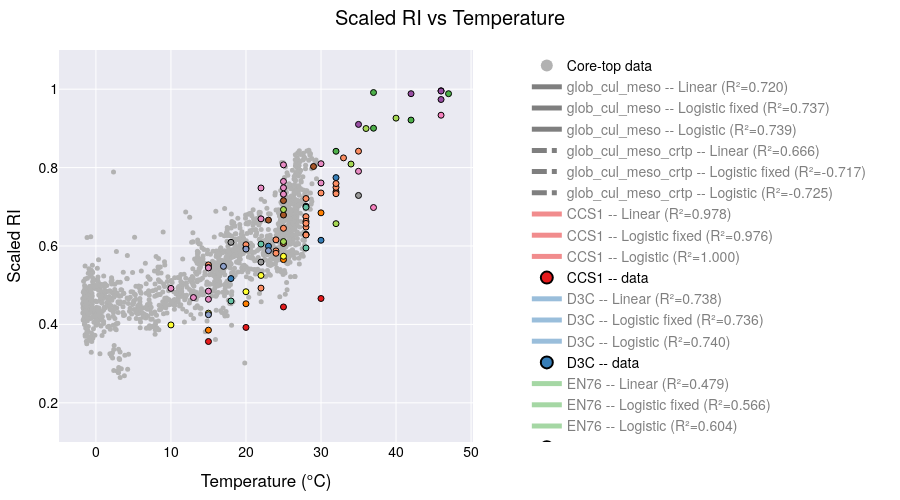

Notebook code cell kept with this figure:
### Code cell
# ─── prepare sample points ────────────────────────────────────────────────────
xx = np.linspace(-4, 50, 200)

# ─── filter & group your data ──────────────────────────────────────────────────
plot_data = culture_meso_df[culture_meso_df['Temperature'] < 50]
min_count = 2
groups = [g for g, df in plot_data.groupby('Strains_edited') if len(df) >= min_count]

# ─── build the figure with one trace per strain per model ─────────────────────
fig = go.Figure()

fig.add_trace(go.Scatter(
    x=coretop_df['t_sf2tc_avg'],
    y=coretop_df['scaledRI_median'],
    mode='markers',
    marker=dict(color='rgba(178,178,178,1.000)', size=5),
    name='Core-top data',
    showlegend=True   # you can allow toggling it via legend if you like
))
core_idx = 0  # index of this core-top trace

# ─── add global fits ────────────────────────────────────────────────
X_all = plot_data['Temperature'].values.reshape(-1,1)
y_all = plot_data['scaledRI'].values

# -- Linear fit --
ols_all = LinearRegression().fit(X_all, y_all)
y_lin_all = ols_all.predict(xx.reshape(-1,1))


# -- Logistic fixed upper --
p0f = [25, 0.1, 0.1]
bf = (0, [50,1,1])
popt_f_all, _ = curve_fit(logistic_fixed_upper, plot_data['Temperature'], plot_data['scaledRI'], p0=p0f, bounds=bf)
y_logif_all = logistic_fixed_upper(xx, *popt_f_all)
r2_logif_all = 1 - np.var(plot_data['scaledRI'] - logistic_fixed_upper(plot_data['Temperature'], *popt_f_all)) / np.var(plot_data['scaledRI'])

# -- Full logistic --
p0_all = [25,0.1,0.1,0.1]
bnd_all = (0, [50,1,1,1])
popt_all, _ = curve_fit(logistic, plot_data['Temperature'], plot_data['scaledRI'], p0=p0_all, bounds=bnd_all)
y_logi_all = logistic(xx, *popt_all)
r2_logi_all = 1 - np.var(plot_data['scaledRI'] - logistic(plot_data['Temperature'], *popt_all)) / np.var(plot_data['scaledRI'])

## add global fits to figure
for model, y, r2 in [
    ("Linear", y_lin_all, ols_all.score(X_all, y_all)),
    ("Logistic fixed", y_logif_all, r2_logif_all),
    ("Logistic", y_logi_all, r2_logi_all)
]:
    fig.add_trace(go.Scatter(
        x=xx, y=y,
        mode='lines',
        name=f"glob_cul_meso -- {model} (R²={r2:.3f})",
        visible=True
    ))

### add X_all and y_all with coretop data and fit the glob_cul_meso_crtp
X_all_full = np.concatenate((coretop_df['t_sf2tc_avg'].values.reshape(-1,1), plot_data['Temperature'].values.reshape(-1,1)))
y_all_full = np.concatenate((coretop_df['scaledRI_median'].values, plot_data['scaledRI'].values))

# -- Linear fit --
ols_all_full = LinearRegression().fit(X_all_full, y_all_full)
y_lin_all_full = ols_all_full.predict(xx.reshape(-1,1))
# -- Logistic fixed upper --
p0f_full = [25, 0.1, 0.1]
bf_full = (0, [50,1,1])
popt_f_all_full, _ = curve_fit(logistic_fixed_upper, np.squeeze(X_all_full), y_all_full, p0=p0f_full, bounds=bf_full)
y_logif_all_full = logistic_fixed_upper(xx, *popt_f_all_full)
r2_logif_all_full = 1 - np.var(y_all_full - logistic_fixed_upper(X_all_full, *popt_f_all_full)) / np.var(y_all_full)
# -- Full logistic --
p0_all_full = [25,0.1,0.1,0.1]
bnd_all_full = (0, [50,1,1,1])
popt_all_full, _ = curve_fit(logistic, np.squeeze(X_all_full), y_all_full, p0=p0_all_full, bounds=bnd_all_full)
y_logi_all_full = logistic(xx, *popt_all_full)
r2_logi_all_full = 1 - np.var(y_all_full - logistic(X_all_full, *popt_all_full)) / np.var(y_all_full)
## add global fits to figure
for model, y, r2 in [
    ("Linear", y_lin_all_full, ols_all_full.score(X_all_full, y_all_full)),
    ("Logistic fixed", y_logif_all_full, r2_logif_all_full),
    ("Logistic", y_logi_all_full, r2_logi_all_full)
]:
    fig.add_trace(go.Scatter(
        x=xx, y=y,
        mode='lines',
        name=f"glob_cul_meso_crtp -- {model} (R²={r2:.3f})",
        visible=True
    ))
    
# ─── add all your strain traces ───────────────────────────
for strain in groups:
    df = plot_data[plot_data['Strains_edited'] == strain]
    X = df['Temperature'].values.reshape(-1,1)
    y = df['scaledRI'].values
    
    # -- Linear fit --
    ols = LinearRegression().fit(X, y)
    y_lin = ols.predict(xx.reshape(-1,1))
    fig.add_trace(go.Scatter(
        x=xx, y=y_lin, 
        mode='lines',
        name=f"{strain} -- Linear (R²={ols.score(X,y):.3f})",
        visible=(strain == groups[0])  # only first strain visible initially
    ))
    
    # -- Logistic fixed upper --
    p0f = [25, 0.1, 0.1]
    bf = (0, [50,1,1])
    popt_f, _ = curve_fit(logistic_fixed_upper, df['Temperature'], df['scaledRI'], p0=p0f, bounds=bf)
    y_logf = logistic_fixed_upper(xx, *popt_f)
    r2_f = 1 - np.var(df['scaledRI'] - logistic_fixed_upper(df['Temperature'], *popt_f)) / np.var(df['scaledRI'])
    fig.add_trace(go.Scatter(
        x=xx, y=y_logf,
        mode='lines',
        name=f"{strain} -- Logistic fixed (R²={r2_f:.3f})",
        visible=False
    ))
    
    # -- Full logistic --
    p0 = [25,0.1,0.1,0.1]
    bnd = (0, [50,1,1,1])
    popt, _ = curve_fit(logistic, df['Temperature'], df['scaledRI'], p0=p0, bounds=bnd)
    y_log = logistic(xx, *popt)
    r2 = 1 - np.var(df['scaledRI'] - logistic(df['Temperature'], *popt)) / np.var(df['scaledRI'])
    fig.add_trace(go.Scatter(
        x=xx, y=y_log,
        mode='lines',
        name=f"{strain} -- Logistic (R²={r2:.3f})",
        visible=False
    ))
    
    # -- Always-on scatter of raw data --
    fig.add_trace(go.Scatter(
        x=df['Temperature'], y=df['scaledRI'],
        mode='markers',
        marker=dict(size=6, line=dict(width=1, color='black')),
        name=f"{strain} -- data",
        visible=True
    ))
# build a mapping strain → color
palette1 = px.colors.qualitative.Set1
palette2 = px.colors.qualitative.Set2

# make one long list
all_colors = palette1 + palette2

# then map strains in order
strain_colors = {
    strain: all_colors[i % len(all_colors)]
    for i, strain in enumerate(groups)
}

# now loop through all traces
for trace in fig.data:
    # The “cultures + mesocosm only” global fit
    if trace.name.startswith("glob_cul_meso --"):
        trace.update(line=dict(
            color="black",   # pick any CSS name or hex code
            dash="solid",        # “solid”, “dash”, “dot”, “dashdot”, etc
            width=4              # thicker line
        ))

    # The “cultures + mesocosm + coretop” global fit
    elif trace.name.startswith("glob_cul_meso_crtp --"):
        trace.update(line=dict(
            color="black",
            dash="dashdot",
            width=3
        ))
        
    # skip the core-top (and any other truly global or background traces)
    elif trace.name == "Core-top data":
        continue

    # split off the strain name (everything before the “ – ”)
    strain = trace.name.split(" -- ")[0]

    # pick a color: if it’s one of our strains, use its palette color;
    # otherwise (e.g. “Global”) fall back to black or whatever you like
    col = strain_colors.get(strain, "black")

    # apply to both marker & line
    trace.update(
        marker=dict(color=col),
        line=dict(color=col)
    )



# Hide all line traces (fits) by default, leave markers visible
for trace in fig.data:
    if "lines" in trace.mode:
        trace.visible = "legendonly"
    else:
        trace.visible = True

# # Make “raw data” the initial visibility state:
# for tr in fig.data:
#     if tr.name == "Core-top data" or tr.name.endswith("-- data"):
#         tr.visible = True
#     else:
#         tr.visible = False
        


# reposition the model‐dropdown as a vertical nav bar on the left
fig.update_layout(

    autosize=False,     # turn off responsive “fill the container”
    width=900,          # fixed pixel width
    height=500,         # fixed pixel height
    margin=dict(l=40, r=40, t=50, b=40),

    title="Scaled RI vs Temperature",
    xaxis_title="Temperature (°C)",
    yaxis_title="Scaled RI",
    
    yaxis=dict(
        range=[0.1, 1.1],
        autorange=False    # turn off auto‐scaling
    ),

    # put the legend also on the left, so users can click each strain on/off
    legend=dict(
        traceorder="normal",
        orientation="v",
        x=1.13,      # just inside the left margin
        y=0.5,
        xanchor="left",
        yanchor="middle",
        itemsizing="constant"
    ),
    template='seaborn',
    font=dict(
        family="TeX Gyre Heros",
        size=14,
        color="black"
    ),
    
)

# lock X/Y so the units match (remove if you don’t want a 1:1 scale)
fig.update_xaxes(constrain='domain')            # keep the X‐axis from expanding

# set a default
# fig.update_layout(template="plotly_white")

fig.show()

# in your Python script / notebook:
fig.write_html(
  os.path.join(local_github_path, 'html_figures', 'scaledRI_vs_Temperature.html'),
  include_plotlyjs="cdn",   # pull Plotly.js from the CDN
  full_html=False           # only the <div>+<script>—no <html>/<body> wrapper
)

### Figure 1 — Plotly figure (JSON) as saved in the notebook; plotly's stock layout.template omitted (floating-point values rounded to 4 significant figures; data arrays with more than 128 entries replaced by an {"elided": "..."} marker saying what was removed)
{"data": [{"marker": {"color": "rgba(178,178,178,1.000)", "size": 5}, "mode": "markers", "name": "Core-top data", "showlegend": true, "type": "scatter", "visible": true, "x": {"elided": "1465 float values"}, "y": {"elided": "1465 float values"}}, {"line": {"color": "black", "dash": "solid", "width": 4}, "marker": {"color": "black"}, "mode": "lines", "name": "glob_cul_meso -- Linear (R²=0.720)", "type": "scatter", "visible": "legendonly", "x": {"elided": "200 float values"}, "y": {"elided": "200 float values"}}, {"line": {"color": "black", "dash": "solid", "width": 4}, "marker": {"color": "black"}, "mode": "lines", "name": "glob_cul_meso -- Logistic fixed (R²=0.737)", "type": "scatter", "visible": "legendonly", "x": {"elided": "200 float values"}, "y": {"elided": "200 float values"}}, {"line": {"color": "black", "dash": "solid", "width": 4}, "marker": {"color": "black"}, "mode": "lines", "name": "glob_cul_meso -- Logistic (R²=0.739)", "type": "scatter", "visible": "legendonly", "x": {"elided": "200 float values"}, "y": {"elided": "200 float values"}}, {"line": {"color": "black", "dash": "dashdot", "width": 3}, "marker": {"color": "black"}, "mode": "lines", "name": "glob_cul_meso_crtp -- Linear (R²=0.666)", "type": "scatter", "visible": "legendonly", "x": {"elided": "200 float values"}, "y": {"elided": "200 float values"}}, {"line": {"color": "black", "dash": "dashdot", "width": 3}, "marker": {"color": "black"}, "mode": "lines", "name": "glob_cul_meso_crtp -- Logistic fixed (R²=-0.717)", "type": "scatter", "visible": "legendonly", "x": {"elided": "200 float values"}, "y": {"elided": "200 float values"}}, {"line": {"color": "black", "dash": "dashdot", "width": 3}, "marker": {"color": "black"}, "mode": "lines", "name": "glob_cul_meso_crtp -- Logistic (R²=-0.725)", "type": "scatter", "visible": "legendonly", "x": {"elided": "200 float values"}, "y": {"elided": "200 float values"}}, {"line": {"color": "rgb(228,26,28)"}, "marker": {"color": "rgb(228,26,28)"}, "mode": "lines", "name": "CCS1 -- Linear (R²=0.978)", "type": "scatter", "visible": "legendonly", "x": {"elided": "200 float values"}, "y": {"elided": "200 float values"}}, {"line": {"color": "rgb(228,26,28)"}, "marker": {"color": "rgb(228,26,28)"}, "mode": "lines", "name": "CCS1 -- Logistic fixed (R²=0.976)", "type": "scatter", "visible": "legendonly", "x": {"elided": "200 float values"}, "y": {"elided": "200 float values"}}, {"line": {"color": "rgb(228,26,28)"}, "marker": {"color": "rgb(228,26,28)"}, "mode": "lines", "name": "CCS1 -- Logistic (R²=1.000)", "type": "scatter", "visible": "legendonly", "x": {"elided": "200 float values"}, "y": {"elided": "200 float values"}}, {"line": {"color": "rgb(228,26,28)"}, "marker": {"color": "rgb(228,26,28)", "line": {"color": "black", "width": 1}, "size": 6}, "mode": "markers", "name": "CCS1 -- data", "type": "scatter", "visible": true, "x": [15, 20, 25, 30], "y": [0.3564, 0.3923, 0.4445, 0.4661]}, {"line": {"color": "rgb(55,126,184)"}, "marker": {"color": "rgb(55,126,184)"}, "mode": "lines", "name": "D3C -- Linear (R²=0.738)", "type": "scatter", "visible": "legendonly", "x": {"elided": "200 float values"}, "y": {"elided": "200 float values"}}, {"line": {"color": "rgb(55,126,184)"}, "marker": {"color": "rgb(55,126,184)"}, "mode": "lines", "name": "D3C -- Logistic fixed (R²=0.736)", "type": "scatter", "visible": "legendonly", "x": {"elided": "200 float values"}, "y": {"elided": "200 float values"}}, {"line": {"color": "rgb(55,126,184)"}, "marker": {"color": "rgb(55,126,184)"}, "mode": "lines", "name": "D3C -- Logistic (R²=0.740)", "type": "scatter", "visible": "legendonly", "x": {"elided": "200 float values"}, "y": {"elided": "200 float values"}}, {"line": {"color": "rgb(55,126,184)"}, "marker": {"color": "rgb(55,126,184)", "line": {"color": "black", "width": 1}, "size": 6}, "mode": "markers", "name": "D3C -- data", "type": "scatter", "visible": true, "x": [30, 18, 23, 28, 32], "y": [0.6146, 0.517, 0.5995, 0.7015, 0.7745]}, {"line": {"color": "rgb(77,175,74)"}, "marker": {"color": "rgb(77,175,74)"}, "mode": "lines", "name": "EN76 -- Linear (R²=0.479)", "type": "scatter", "visible": "legendonly", "x": {"elided": "200 float values"}, "y": {"elided": "200 float values"}}, {"line": {"color": "rgb(77,175,74)"}, "marker": {"color": "rgb(77,175,74)"}, "mode": "lines", "name": "EN76 -- Logistic fixed (R²=0.566)", "type": "scatter", "visible": "legendonly", "x": {"elided": "200 float values"}, "y": {"elided": "200 float values"}}, {"line": {"color": "rgb(77,175,74)"}, "marker": {"color": "rgb(77,175,74)"}, "mode": "lines", "name": "EN76 -- Logistic (R²=0.604)", "type": "scatter", "visible": "legendonly", "x": {"elided": "200 float values"}, "y": {"elided": "200 float values"}}, {"line": {"color": "rgb(77,175,74)"}, "marker": {"color": "rgb(77,175,74)", "line": {"color": "black", "width": 1}, "size": 6}, "mode": "markers", "name": "EN76 -- data", "type": "scatter", "visible": true, "x": [37, 32, 37, 42, 47], "y": [0.9915, 0.8416, 0.9005, 0.9212, 0.9886]}, {"line": {"color": "rgb(152,78,163)"}, "marker": {"color": "rgb(152,78,163)"}, "mode": "lines", "name": "Ga9.2 -- Linear (R²=0.814)", "type": "scatter", "visible": "legendonly", "x": {"elided": "200 float values"}, "y": {"elided": "200 float values"}}, {"line": {"color": "rgb(152,78,163)"}, "marker": {"color": "rgb(152,78,163)"}, "mode": "lines", "name": "Ga9.2 -- Logistic fixed (R²=0.919)", "type": "scatter", "visible": "legendonly", "x": {"elided": "200 float values"}, "y": {"elided": "200 float values"}}, {"line": {"color": "rgb(152,78,163)"}, "marker": {"color": "rgb(152,78,163)"}, "mode": "lines", "name": "Ga9.2 -- Logistic (R²=0.938)", "type": "scatter", "visible": "legendonly", "x": {"elided": "200 float values"}, "y": {"elided": "200 float values"}}, {"line": {"color": "rgb(152,78,163)"}, "marker": {"color": "rgb(152,78,163)", "line": {"color": "black", "width": 1}, "size": 6}, "mode": "markers", "name": "Ga9.2 -- data", "type": "scatter", "visible": true, "x": [35, 46, 46, 42, 46], "y": [0.9102, 0.9737, 0.996, 0.9885, 0.9952]}, {"line": {"color": "rgb(255,127,0)"}, "marker": {"color": "rgb(255,127,0)"}, "mode": "lines", "name": "HCA1 -- Linear (R²=0.986)", "type": "scatter", "visible": "legendonly", "x": {"elided": "200 float values"}, "y": {"elided": "200 float values"}}, {"line": {"color": "rgb(255,127,0)"}, "marker": {"color": "rgb(255,127,0)"}, "mode": "lines", "name": "HCA1 -- Logistic fixed (R²=0.999)", "type": "scatter", "visible": "legendonly", "x": {"elided": "200 float values"}, "y": {"elided": "200 float values"}}, {"line": {"color": "rgb(255,127,0)"}, "marker": {"color": "rgb(255,127,0)"}, "mode": "lines", "name": "HCA1 -- Logistic (R²=1.000)", "type": "scatter", "visible": "legendonly", "x": {"elided": "200 float values"}, "y": {"elided": "200 float values"}}, {"line": {"color": "rgb(255,127,0)"}, "marker": {"color": "rgb(255,127,0)", "line": {"color": "black", "width": 1}, "size": 6}, "mode": "markers", "name": "HCA1 -- data", "type": "scatter", "visible": true, "x": [15, 20, 25, 30], "y": [0.3853, 0.4526, 0.5653, 0.6846]}, {"line": {"color": "rgb(255,255,51)"}, "marker": {"color": "rgb(255,255,51)"}, "mode": "lines", "name": "HCE1 -- Linear (R²=0.954)", "type": "scatter", "visible": "legendonly", "x": {"elided": "200 float values"}, "y": {"elided": "200 float values"}}, {"line": {"color": "rgb(255,255,51)"}, "marker": {"color": "rgb(255,255,51)"}, "mode": "lines", "name": "HCE1 -- Logistic fixed (R²=0.997)", "type": "scatter", "visible": "legendonly", "x": {"elided": "200 float values"}, "y": {"elided": "200 float values"}}, {"line": {"color": "rgb(255,255,51)"}, "marker": {"color": "rgb(255,255,51)"}, "mode": "lines", "name": "HCE1 -- Logistic (R²=0.998)", "type": "scatter", "visible": "legendonly", "x": {"elided": "200 float values"}, "y": {"elided": "200 float values"}}, {"line": {"color": "rgb(255,255,51)"}, "marker": {"color": "rgb(255,255,51)", "line": {"color": "black", "width": 1}, "size": 6}, "mode": "markers", "name": "HCE1 -- data", "type": "scatter", "visible": true, "x": [10, 15, 20, 22, 25], "y": [0.3986, 0.4287, 0.4833, 0.5249, 0.5738]}, {"line": {"color": "rgb(166,86,40)"}, "marker": {"color": "rgb(166,86,40)"}, "mode": "lines", "name": "MY1T -- Linear (R²=0.595)", "type": "scatter", "visible": "legendonly", "x": {"elided": "200 float values"}, "y": {"elided": "200 float values"}}, {"line": {"color": "rgb(166,86,40)"}, "marker": {"color": "rgb(166,86,40)"}, "mode": "lines", "name": "MY1T -- Logistic fixed (R²=0.608)", "type": "scatter", "visible": "legendonly", "x": {"elided": "200 float values"}, "y": {"elided": "200 float values"}}, {"line": {"color": "rgb(166,86,40)"}, "marker": {"color": "rgb(166,86,40)"}, "mode": "lines", "name": "MY1T -- Logistic (R²=0.671)", "type": "scatter", "visible": "legendonly", "x": {"elided": "200 float values"}, "y": {"elided": "200 float values"}}, {"line": {"color": "rgb(166,86,40)"}, "marker": {"color": "rgb(166,86,40)", "line": {"color": "black", "width": 1}, "size": 6}, "mode": "markers", "name": "MY1T -- data", "type": "scatter", "visible": true, "x": [25, 25, 20, 23, 25, 29, 32], "y": [0.6068, 0.6791, 0.5948, 0.6661, 0.7158, 0.8028, 0.7381]}, {"line": {"color": "rgb(247,129,191)"}, "marker": {"color": "rgb(247,129,191)"}, "mode": "lines", "name": "N4 -- Linear (R²=1.000)", "type": "scatter", "visible": "legendonly", "x": {"elided": "200 float values"}, "y": {"elided": "200 float values"}}, {"line": {"color": "rgb(247,129,191)"}, "marker": {"color": "rgb(247,129,191)"}, "mode": "lines", "name": "N4 -- Logistic fixed (R²=1.000)", "type": "scatter", "visible": "legendonly", "x": {"elided": "200 float values"}, "y": {"elided": "200 float values"}}, {"line": {"color": "rgb(247,129,191)"}, "marker": {"color": "rgb(247,129,191)"}, "mode": "lines", "name": "N4 -- Logistic (R²=1.000)", "type": "scatter", "visible": "legendonly", "x": {"elided": "200 float values"}, "y": {"elided": "200 float values"}}, {"line": {"color": "rgb(247,129,191)"}, "marker": {"color": "rgb(247,129,191)", "line": {"color": "black", "width": 1}, "size": 6}, "mode": "markers", "name": "N4 -- data", "type": "scatter", "visible": true, "x": [37, 46], "y": [0.6981, 0.9337]}, {"line": {"color": "rgb(153,153,153)"}, "marker": {"color": "rgb(153,153,153)"}, "mode": "lines", "name": "NAOA2 -- Linear (R²=0.692)", "type": "scatter", "visible": "legendonly", "x": {"elided": "200 float values"}, "y": {"elided": "200 float values"}}, {"line": {"color": "rgb(153,153,153)"}, "marker": {"color": "rgb(153,153,153)"}, "mode": "lines", "name": "NAOA2 -- Logistic fixed (R²=0.884)", "type": "scatter", "visible": "legendonly", "x": {"elided": "200 float values"}, "y": {"elided": "200 float values"}}, {"line": {"color": "rgb(153,153,153)"}, "marker": {"color": "rgb(153,153,153)"}, "mode": "lines", "name": "NAOA2 -- Logistic (R²=0.916)", "type": "scatter", "visible": "legendonly", "x": {"elided": "200 float values"}, "y": {"elided": "200 float values"}}, {"line": {"color": "rgb(153,153,153)"}, "marker": {"color": "rgb(153,153,153)", "line": {"color": "black", "width": 1}, "size": 6}, "mode": "markers", "name": "NAOA2 -- data", "type": "scatter", "visible": true, "x": [18, 22, 28, 35, 28], "y": [0.6094, 0.5589, 0.6294, 0.7289, 0.6288]}, {"line": {"color": "rgb(102,194,165)"}, "marker": {"color": "rgb(102,194,165)"}, "mode": "lines", "name": "NAOA6 -- Linear (R²=0.696)", "type": "scatter", "visible": "legendonly", "x": {"elided": "200 float values"}, "y": {"elided": "200 float values"}}, {"line": {"color": "rgb(102,194,165)"}, "marker": {"color": "rgb(102,194,165)"}, "mode": "lines", "name": "NAOA6 -- Logistic fixed (R²=0.703)", "type": "scatter", "visible": "legendonly", "x": {"elided": "200 float values"}, "y": {"elided": "200 float values"}}, {"line": {"color": "rgb(102,194,165)"}, "marker": {"color": "rgb(102,194,165)"}, "mode": "lines", "name": "NAOA6 -- Logistic (R²=0.814)", "type": "scatter", "visible": "legendonly", "x": {"elided": "200 float values"}, "y": {"elided": "200 float values"}}, {"line": {"color": "rgb(102,194,165)"}, "marker": {"color": "rgb(102,194,165)", "line": {"color": "black", "width": 1}, "size": 6}, "mode": "markers", "name": "NAOA6 -- data", "type": "scatter", "visible": true, "x": [18, 22, 28, 28], "y": [0.4598, 0.6049, 0.6988, 0.595]}, {"line": {"color": "rgb(252,141,98)"}, "marker": {"color": "rgb(252,141,98)"}, "mode": "lines", "name": "SCM1 -- Linear (R²=0.779)", "type": "scatter", "visible": "legendonly", "x": {"elided": "200 float values"}, "y": {"elided": "200 float values"}}, {"line": {"color": "rgb(252,141,98)"}, "marker": {"color": "rgb(252,141,98)"}, "mode": "lines", "name": "SCM1 -- Logistic fixed (R²=0.879)", "type": "scatter", "visible": "legendonly", "x": {"elided": "200 float values"}, "y": {"elided": "200 float values"}}, {"line": {"color": "rgb(252,141,98)"}, "marker": {"color": "rgb(252,141,98)"}, "mode": "lines", "name": "SCM1 -- Logistic (R²=0.879)", "type": "scatter", "visible": "legendonly", "x": {"elided": "200 float values"}, "y": {"elided": "200 float values"}}, {"line": {"color": "rgb(252,141,98)"}, "marker": {"color": "rgb(252,141,98)", "line": {"color": "black", "width": 1}, "size": 6}, "mode": "markers", "name": "SCM1 -- data", "type": "scatter", "visible": true, "x": [22, 25, 28, 28, 15, 20, 25, 30, 33, 35, 28, 24, 24, 24, 28, 28, 28, 32, 32, 32], "y": [0.4926, 0.6071, 0.6279, 0.6484, 0.5518, 0.6032, 0.6452, 0.7353, 0.8248, 0.8418, 0.721, 0.5875, 0.6157, 0.5815, 0.6749, 0.6629, 0.6577, 0.7496, 0.7593, 0.7333]}, {"line": {"color": "rgb(141,160,203)"}, "marker": {"color": "rgb(141,160,203)"}, "mode": "lines", "name": "SPOT1 -- Linear (R²=0.700)", "type": "scatter", "visible": "legendonly", "x": {"elided": "200 float values"}, "y": {"elided": "200 float values"}}, {"line": {"color": "rgb(141,160,203)"}, "marker": {"color": "rgb(141,160,203)"}, "mode": "lines", "name": "SPOT1 -- Logistic fixed (R²=0.706)", "type": "scatter", "visible": "legendonly", "x": {"elided": "200 float values"}, "y": {"elided": "200 float values"}}, {"line": {"color": "rgb(141,160,203)"}, "marker": {"color": "rgb(141,160,203)"}, "mode": "lines", "name": "SPOT1 -- Logistic (R²=0.999)", "type": "scatter", "visible": "legendonly", "x": {"elided": "200 float values"}, "y": {"elided": "200 float values"}}, {"line": {"color": "rgb(141,160,203)"}, "marker": {"color": "rgb(141,160,203)", "line": {"color": "black", "width": 1}, "size": 6}, "mode": "markers", "name": "SPOT1 -- data", "type": "scatter", "visible": true, "x": [15, 17, 20, 23], "y": [0.4247, 0.5481, 0.5921, 0.588]}, {"line": {"color": "rgb(231,138,195)"}, "marker": {"color": "rgb(231,138,195)"}, "mode": "lines", "name": "mesocosm - North Sea -- Linear (R²=0.837)", "type": "scatter", "visible": "legendonly", "x": {"elided": "200 float values"}, "y": {"elided": "200 float values"}}, {"line": {"color": "rgb(231,138,195)"}, "marker": {"color": "rgb(231,138,195)"}, "mode": "lines", "name": "mesocosm - North Sea -- Logistic fixed (R²=0.878)", "type": "scatter", "visible": "legendonly", "x": {"elided": "200 float values"}, "y": {"elided": "200 float values"}}, {"line": {"color": "rgb(231,138,195)"}, "marker": {"color": "rgb(231,138,195)"}, "mode": "lines", "name": "mesocosm - North Sea -- Logistic (R²=0.950)", "type": "scatter", "visible": "legendonly", "x": {"elided": "200 float values"}, "y": {"elided": "200 float values"}}, {"line": {"color": "rgb(231,138,195)"}, "marker": {"color": "rgb(231,138,195)", "line": {"color": "black", "width": 1}, "size": 6}, "mode": "markers", "name": "mesocosm - North Sea -- data", "type": "scatter", "visible": true, "x": [10, 15, 15, 22, 25, 25, 30, 35, 13, 15, 15, 22, 25, 25, 30], "y": [0.4919, 0.4848, 0.4641, 0.748, 0.7646, 0.807, 0.7608, 0.7907, 0.4685, 0.5451, 0.5441, 0.6693, 0.7485, 0.7323, 0.8099]}, {"line": {"color": "rgb(166,216,84)"}, "marker": {"color": "rgb(166,216,84)"}, "mode": "lines", "name": "mesocosm - Seychelles -- Linear (R²=0.776)", "type": "scatter", "visible": "legendonly", "x": {"elided": "200 float values"}, "y": {"elided": "200 float values"}}, {"line": {"color": "rgb(166,216,84)"}, "marker": {"color": "rgb(166,216,84)"}, "mode": "lines", "name": "mesocosm - Seychelles -- Logistic fixed (R²=0.894)", "type": "scatter", "visible": "legendonly", "x": {"elided": "200 float values"}, "y": {"elided": "200 float values"}}, {"line": {"color": "rgb(166,216,84)"}, "marker": {"color": "rgb(166,216,84)"}, "mode": "lines", "name": "mesocosm - Seychelles -- Logistic (R²=0.950)", "type": "scatter", "visible": "legendonly", "x": {"elided": "200 float values"}, "y": {"elided": "200 float values"}}, {"line": {"color": "rgb(166,216,84)"}, "marker": {"color": "rgb(166,216,84)", "line": {"color": "black", "width": 1}, "size": 6}, "mode": "markers", "name": "mesocosm - Seychelles -- data", "type": "scatter", "visible": true, "x": [25, 25, 32, 34, 36, 40], "y": [0.6113, 0.6931, 0.657, 0.809, 0.8997, 0.9262]}], "layout": {"autosize": false, "font": {"color": "black", "family": "TeX Gyre Heros", "size": 14}, "height": 500, "legend": {"itemsizing": "constant", "orientation": "v", "traceorder": "normal", "x": 1.13, "xanchor": "left", "y": 0.5, "yanchor": "middle"}, "margin": {"b": 40, "l": 40, "r": 40, "t": 50}, "title": {"text": "Scaled RI vs Temperature"}, "width": 900, "xaxis": {"constrain": "domain", "title": {"text": "Temperature (°C)"}}, "yaxis": {"autorange": false, "range": [0.1, 1.1], "title": {"text": "Scaled RI"}}}}
